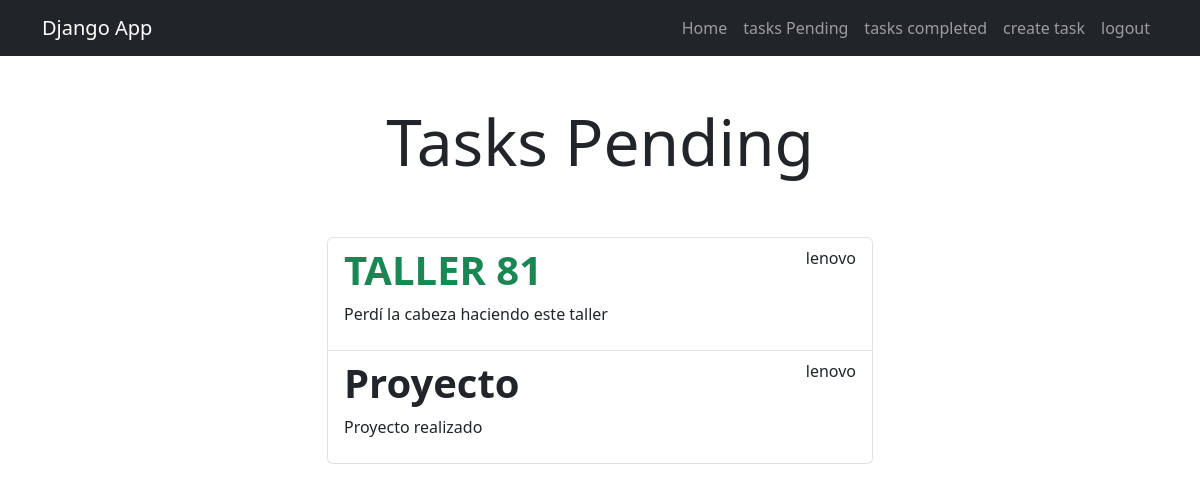
The page /tasks/ (signed in) on the database its author committed.
### tasks/models.py (models this page shows, shortened)
class Task(models.Model):
    title = models.CharField(max_length=100)
    description = models.TextField(blank=True)
    created = models.DateTimeField(auto_now_add=True)
    datecompleted = models.DateTimeField(null=True, blank=True)
    important = models.BooleanField(default=False)
    user = models.ForeignKey(User, on_delete=models.CASCADE)

### tasks/views.py (the view)
# urls.py: path('tasks/', views.tasks, name='tasks'),
@login_required
def tasks(request):
    tasks = Task.objects.filter(user=request.user, datecompleted__isnull=True)
    return render(request, 'tasks.html', {'tasks': tasks})

### tasks/templates/tasks.html (shortened to what this page needs)
{% extends 'base.html' %}
{% block content %}
<main class="container">
    <div class="row">
        <div class="col-md-6 offset-md-3">
            <h1 class="text-center display-3 py-5">Tasks Pending</h1>
            <ul class="list-group">
                {% for task in tasks %}
                    <a class="list-group-item" href="{% url 'task_detail' task.id %}">
                          <header class="d-flex justify-content-between">
                                {% if task.important %}
                                <h1 class="fw-bold text-success">{{task.title}} </h1>
                                {% else %}
                                <h1 class="fw-bold">{{task.title}}</h1>
                                {% endif %}
                                <p>{{task.user.username}}</p>
                          </header>
                            <p>{{task.description}}</p>
                    </a>
                {% endfor %}
            </ul>
        </div>
    </div>
</main>
{% endblock %}

### rows shown on the page
Task: title "TALLER 81", user.username "lenovo", description "Perdí la cabeza haciendo este taller"
Task: title "Proyecto", user.username "lenovo", description "Proyecto realizado"
